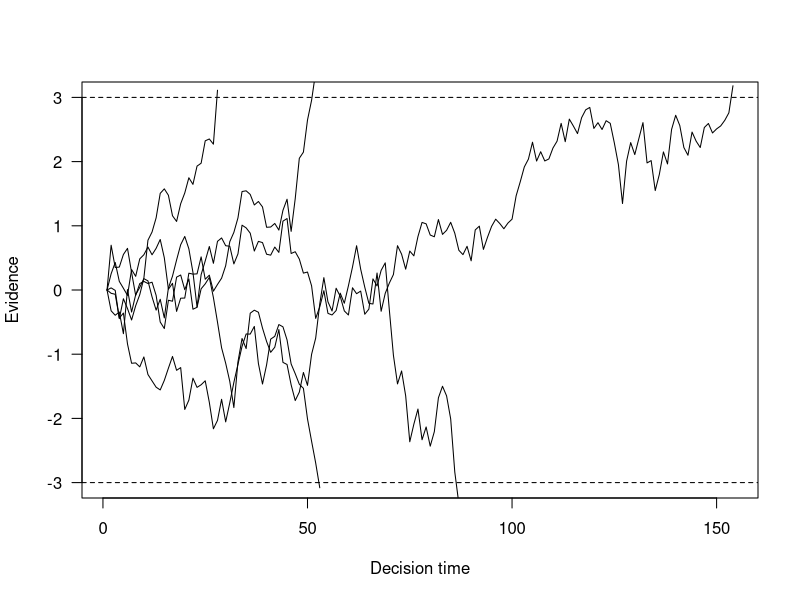
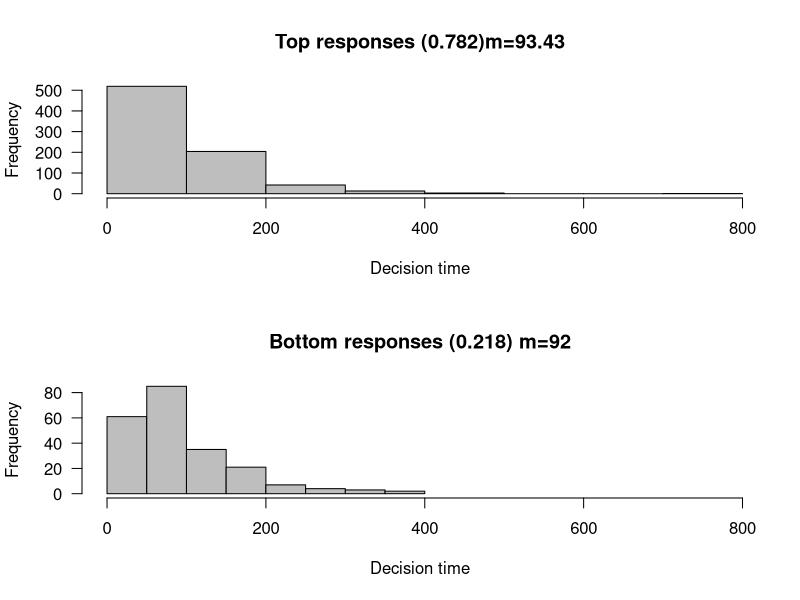

R code for these plots, in order:
# random-walk model 
nreps <- 1000    # number of trials
nsamples <- 2000  # samples to collect evidence for each decision

drift <- 0.02        # noninformative stimulus 
sdrw <- 0.3          # s.t.d in the evidence
criterion <- 3      # distance between boundary and baseline

latencies <- rep (0, nreps)  # a vector to store the simulated response latencies
responses <- rep (0, nreps)  # a vector to store the simulated responses

evidence <- matrix (0, nreps, nsamples+1)  # a matrix to store the evidence for each response

for (i in c(1:nreps)) {
  evidence[i ,] <- cumsum ( c ( 0 , rnorm ( nsamples , drift , sdrw ) ) )
  p <- which ( abs (evidence[i, ] ) >= criterion) [1]   # find the first evidence bigger than criterion
  responses[i] <- sign (evidence[i,p])    # responses: positive (left) or negative (right)
  latencies[i] <- p                       # response latency
}


## plot up to 5 random-walk paths 
tbpn <- min(nreps, 5)
plot(1:max(latencies[1:tbpn])+10,type='n',las = 1,
     ylim = c(-criterion, criterion),
     ylab = 'Evidence', xlab='Decision time') 
for (i in c(1:tbpn)){
  lines(evidence[i, 1:(latencies[i])])
}
abline(h=c(criterion, -criterion), lty='dashed')


## plot histograms of latencies 
par(mfrow=c(2 , 1))   # to set graphical parameters (2 subplot)
toprt <- latencies[responses>0]   # response time for the left response
topprop <- length(toprt)/nreps    # probability to choose the left response
hist(toprt, col='gray',
     xlab='Decision time', xlim=c(0,max(latencies)),
     main=paste('Top responses (', as.numeric(topprop),')m=', as.character(signif(mean(toprt),4)),
                 sep=''),las=1)   # plot the historgram

botrt <- latencies[responses<0]
botprop <- length(botrt)/nreps
hist(botrt,col="gray",
     xlab="Decision time",xlim=c(0,max(latencies)),
     main=paste("Bottom responses (",as.numeric(botprop),
                ") m=",as.character(signif(mean(botrt),4)),
                sep=""),las=1)

